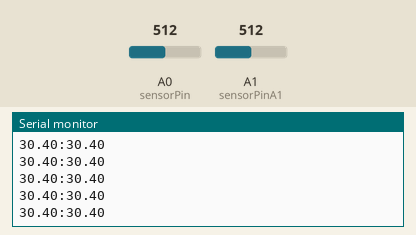
Bench run of a sketch on a simulated Arduino Uno, built with avr-gcc and run on an emulated ATmega328P. Parts: the last lines printed to the serial monitor. The test bench sets the inputs (shaded band); at power-on: A0 (sensorPin) = 512, A1 (sensorPinA1) = 512.

Above: at 1.2 s.
1.3 s: A0 (sensorPin) set to 716
At 1.34 s:
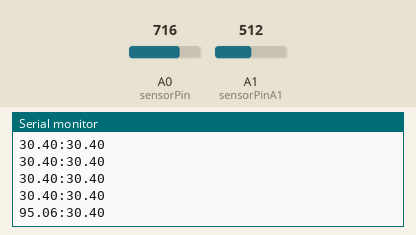
2.8 s: A1 (sensorPinA1) set to 716
At 2.88 s:
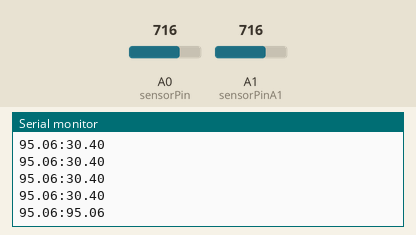
4.3 s: A0 (sensorPin) set to 900
At 4.31 s:
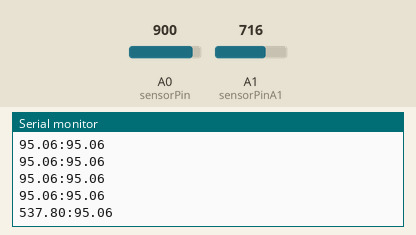
5.8 s: A1 (sensorPinA1) set to 900
At 5.85 s:
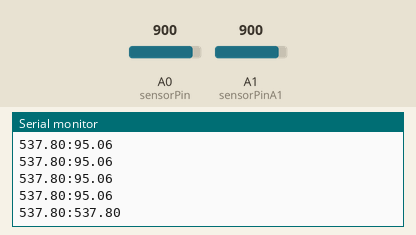
Timing chart, 0 to 8.3 s (numbered marks = the images above; inputs shaded):
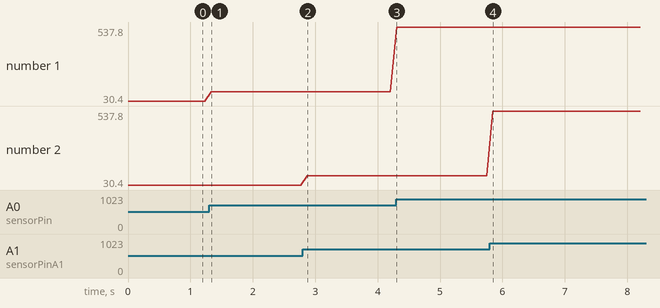

The sketch:

communication.ino
```cpp
const int sensorPin = A0;
const int sensorPinA1 = A1;
void setup() {
    Serial.begin(9600);
}

void loop() {
    int sensorValue = analogRead(sensorPin);
    float voltage = sensorValue * 5.0 / 1023.0;
    float distance = 16.2537 * pow(voltage, 4) - 129.1893 * pow(voltage, 3) + 382.268 * pow(voltage, 2) - 512.611 * voltage + 306.439;

    int sensorValueA1 = analogRead(sensorPinA1);
    float voltageA1 = sensorValueA1 * 5.0 / 1023.0;
    float distanceA1 = 16.2537 * pow(voltageA1, 4) - 129.1893 * pow(voltageA1, 3) + 382.268 * pow(voltageA1, 2) - 512.611 * voltageA1 + 306.439;
    Serial.print(distance); // Value for A0
    Serial.print(":"); // Separator
    Serial.println(distanceA1); // Value for A1

    delay(100);
}
```

Measured:
- after the input at 1.3 s, the serial monitor: prints a new line at once (image 1)
- after the input at 2.8 s, the serial monitor: prints a new line after 0.07 s (image 2)
- after the input at 4.3 s, the serial monitor: prints a new line at once (image 3)
- after the input at 5.8 s, the serial monitor: prints a new line after 0.05 s (image 4)
- plotted number 1: 30.4 → 95.06 after the input at 1.3 s, 95.06 → 537.8 after the input at 4.3 s
